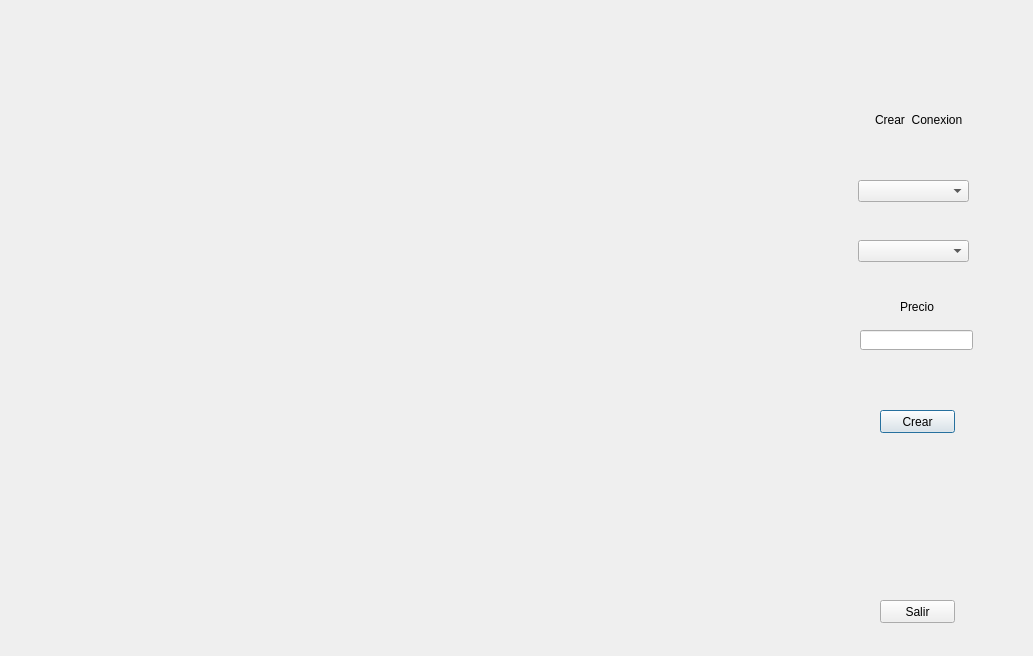
<?xml version="1.0" encoding="UTF-8"?>
<ui version="4.0">
 <class>CreateConnection</class>
 <widget class="QDialog" name="CreateConnection">
  <property name="geometry">
   <rect>
    <x>0</x>
    <y>0</y>
    <width>1033</width>
    <height>656</height>
   </rect>
  </property>
  <property name="windowTitle">
   <string>Dialog</string>
  </property>
  <widget class="QLabel" name="label">
   <property name="geometry">
    <rect>
     <x>30</x>
     <y>30</y>
     <width>811</width>
     <height>601</height>
    </rect>
   </property>
   <property name="text">
    <string/>
   </property>
   <property name="pixmap">
    <pixmap resource="Resources.qrc">:/imgs/map.png</pixmap>
   </property>
   <property name="scaledContents">
    <bool>true</bool>
   </property>
  </widget>
  <widget class="QLabel" name="label_2">
   <property name="geometry">
    <rect>
     <x>875</x>
     <y>110</y>
     <width>91</width>
     <height>20</height>
    </rect>
   </property>
   <property name="text">
    <string>Crear  Conexion</string>
   </property>
  </widget>
  <widget class="QComboBox" name="comboBox">
   <property name="geometry">
    <rect>
     <x>858</x>
     <y>180</y>
     <width>111</width>
     <height>22</height>
    </rect>
   </property>
  </widget>
  <widget class="QComboBox" name="comboBox_2">
   <property name="geometry">
    <rect>
     <x>858</x>
     <y>240</y>
     <width>111</width>
     <height>22</height>
    </rect>
   </property>
  </widget>
  <widget class="QLineEdit" name="lineEdit">
   <property name="geometry">
    <rect>
     <x>860</x>
     <y>330</y>
     <width>113</width>
     <height>20</height>
    </rect>
   </property>
  </widget>
  <widget class="QLabel" name="label_3">
   <property name="geometry">
    <rect>
     <x>900</x>
     <y>300</y>
     <width>46</width>
     <height>13</height>
    </rect>
   </property>
   <property name="text">
    <string>Precio</string>
   </property>
  </widget>
  <widget class="QPushButton" name="pushButton">
   <property name="geometry">
    <rect>
     <x>880</x>
     <y>410</y>
     <width>75</width>
     <height>23</height>
    </rect>
   </property>
   <property name="text">
    <string>Crear</string>
   </property>
  </widget>
  <widget class="QPushButton" name="pushButton_2">
   <property name="geometry">
    <rect>
     <x>880</x>
     <y>600</y>
     <width>75</width>
     <height>23</height>
    </rect>
   </property>
   <property name="text">
    <string>Salir</string>
   </property>
  </widget>
 </widget>
 <resources>
  <include location="Resources.qrc"/>
 </resources>
 <connections/>
</ui>
